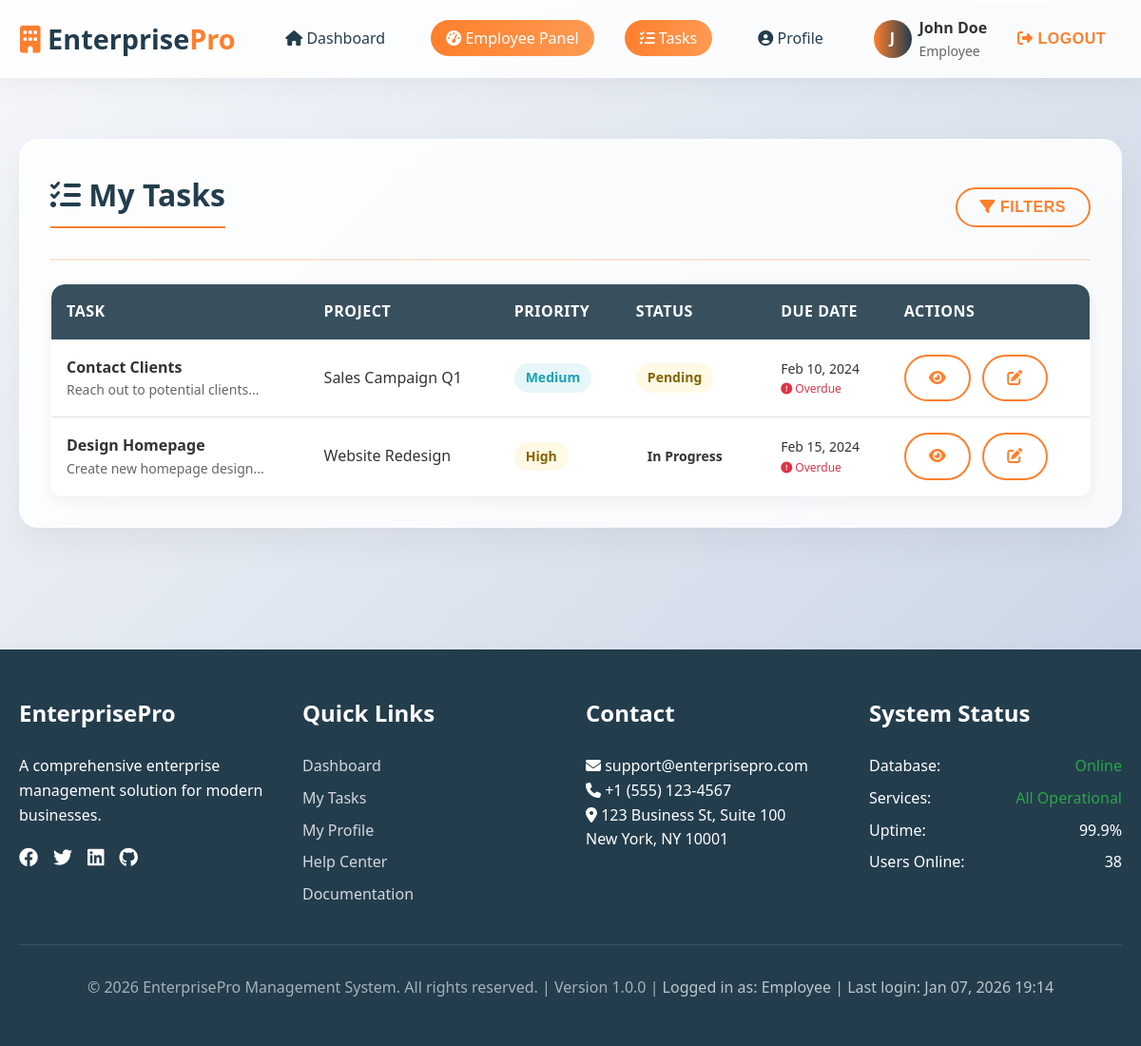
/modules/employee/tasks.php (signed in), run on the app's committed database.
### tables this page shows
CREATE TABLE tasks (
    id INT PRIMARY KEY AUTO_INCREMENT,
    title VARCHAR(100) NOT NULL,
    description TEXT,
    project_id INT,
    assigned_to INT,
    assigned_by INT,
    priority ENUM('low', 'medium', 'high', 'urgent') DEFAULT 'medium',
    status ENUM('pending', 'in_progress', 'completed', 'deferred') DEFAULT 'pending',
    due_date DATE,
    completed_at TIMESTAMP NULL,
    created_at TIMESTAMP DEFAULT CURRENT_TIMESTAMP
);

CREATE TABLE projects (
    id INT PRIMARY KEY AUTO_INCREMENT,
    name VARCHAR(100) NOT NULL,
    description TEXT,
    manager_id INT NOT NULL,
    department_id INT,
    start_date DATE,
    end_date DATE,
    status ENUM('planning', 'ongoing', 'completed', 'on_hold') DEFAULT 'planning',
    budget DECIMAL(15,2),
    created_at TIMESTAMP DEFAULT CURRENT_TIMESTAMP
);

### includes/security.php (called while the page is built, shortened)
<?php
class Security {
    public static function sanitizeInput($input, $type = 'string') {
        switch ($type) {
            case 'int':
                return filter_var($input, FILTER_SANITIZE_NUMBER_INT);
            case 'string':
            default:
                $input = strip_tags($input);
                $input = htmlspecialchars($input, ENT_QUOTES | ENT_HTML5, 'UTF-8');
                return trim($input);
        }
    }
    public static function escapeOutput($data) {
        return htmlspecialchars($data, ENT_QUOTES | ENT_HTML5, 'UTF-8');
    }
}
?>

### modules/employee/tasks.php (the view, shortened to what this page needs)
<?php
require_once '../../includes/security.php';
$db = Database::getInstance()->getConnection();
$employee_id = $_SESSION['user_id'];
$action = Security::sanitizeInput($_GET['action'] ?? 'list');
$status_filter = Security::sanitizeInput($_GET['status'] ?? 'all');
$where_conditions = ["t.assigned_to = ?"];
$params = [$employee_id];
$where_clause = !empty($where_conditions) ? "WHERE " . implode(" AND ", $where_conditions) : "";
$stmt = $db->prepare("
    SELECT t.*, p.name as project_name, u.full_name as assigned_by_name, u2.full_name as assigned_to_name
    FROM tasks t
    JOIN projects p ON t.project_id = p.id
    JOIN users u ON t.assigned_by = u.id
    JOIN users u2 ON t.assigned_to = u2.id
    $where_clause
    ORDER BY
        CASE
            WHEN t.due_date < CURDATE() AND t.status != 'completed' THEN 1
            WHEN t.priority = 'urgent' THEN 2
            WHEN t.priority = 'high' THEN 3
            WHEN t.priority = 'medium' THEN 4
            ELSE 5
        END,
        t.due_date ASC
");
$stmt->execute($params);
$tasks = $stmt->fetchAll();
?>
<?php include '../../includes/header.php'; ?>
<?php if ($action == 'list' || $action == ''): ?>
<div class="card glass-card fade-in" style="margin-top: 2rem;">
    <div class="card-header">
        <h2><i class="fas fa-tasks"></i> My Tasks</h2>
        <div style="display: flex; gap: 1rem; align-items: center;">
            <button class="btn btn-outline" onclick="showTaskFilters()">
                <i class="fas fa-filter"></i> Filters
            </button>
        </div>
    </div>
    <div class="table-container">
        <table class="table glass-table">
            <thead>
                <tr>
                    <th>Task</th>
                    <th>Project</th>
                    <th>Priority</th>
                    <th>Status</th>
                    <th>Due Date</th>
                    <th>Actions</th>
                </tr>
            </thead>
            <tbody>
                <?php if (empty($tasks)): ?>
                    <tr>
                        <td colspan="6" style="text-align: center; padding: 3rem;">
                            <div style="font-size: 4rem; color: #ddd; margin-bottom: 1rem;">
                                <i class="fas fa-tasks"></i>
                            </div>
                            <h4 style="color: #666; margin-bottom: 0.5rem;">No Tasks Found</h4>
                            <p style="color: #999;"><?php echo $status_filter !== 'all' ? 'Try changing your filters.' : 'You haven\'t been assigned any tasks yet.'; ?></p>
                        </td>
                    </tr>
                <?php else: ?>
                    <?php foreach ($tasks as $tsk): ?>
                    <tr>
                        <td>
                            <div style="font-weight: 600;"><?php echo Security::escapeOutput($tsk['title']); ?></div>
                            <div style="font-size: 0.875rem; color: #666;">
                                <?php echo Security::escapeOutput(substr($tsk['description'], 0, 50)); ?>...
                            </div>
                        </td>
                        <td><?php echo Security::escapeOutput($tsk['project_name']); ?></td>
                        <td>
                            <span class="badge <?php
                                switch($tsk['priority']) {
                                    case 'high': echo 'badge-warning'; break;
                                    case 'medium': echo 'badge-info'; break;
                                }
                            ?>">
                                <?php echo ucfirst($tsk['priority']); ?>
                            </span>
                        </td>
                        <td>
                            <span class="badge <?php
                                switch($tsk['status']) {
                                    case 'in_progress': echo 'badge-primary'; break;
                                    case 'pending': echo 'badge-warning'; break;
                                }
                            ?>">
                                <?php echo ucwords(str_replace('_', ' ', $tsk['status'])); ?>
                            </span>
                        </td>
                        <td>
                            <div style="font-size: 0.875rem;">
                                <?php echo date('M d, Y', strtotime($tsk['due_date'])); ?>
                                <?php if (strtotime($tsk['due_date']) < time() && $tsk['status'] != 'completed'): ?>
                                    <div style="font-size: 0.75rem; color: #dc3545;">
                                        <i class="fas fa-exclamation-circle"></i> Overdue
                                    </div>
                                <?php endif; ?>
                            </div>
                        </td>
                        <td>
                            <div class="table-actions">
                                <a href="?action=view&id=<?php echo $tsk['id']; ?>"
                                   class="btn btn-outline btn-sm" title="View Task">
                                    <i class="fas fa-eye"></i>
                                </a>
                                <?php if ($tsk['status'] != 'completed'): ?>
                                    <button class="btn btn-outline btn-sm"
                                            onclick="showUpdateStatusModal(<?php echo $tsk['id']; ?>, '<?php echo addslashes($tsk['title']); ?>', '<?php echo $tsk['status']; ?>')"
                                            title="Update Status">
                                        <i class="fas fa-edit"></i>
                                    </button>
                                <?php endif; ?>
                            </div>
                        </td>
                    </tr>
                    <?php endforeach; ?>
                <?php endif; ?>
            </tbody>
        </table>
    </div>
</div>
<?php endif; ?>
<?php include '../../includes/footer.php'; ?>

### data on the page
tasks: title "Contact Clients", description "Reach out to potential clients", project.name "Sales Campaign Q1", priority "Medium", status "Pending", due_date "Feb 10, 2024", shows "Overdue"
tasks: title "Design Homepage", description "Create new homepage design", project.name "Website Redesign", priority "High", status "In Progress", due_date "Feb 15, 2024", shows "Overdue"

### other printed values
substr($full_name, 0, 1) "J"
Security::escapeOutput($full_name) "John Doe"
$user_role "Employee"
